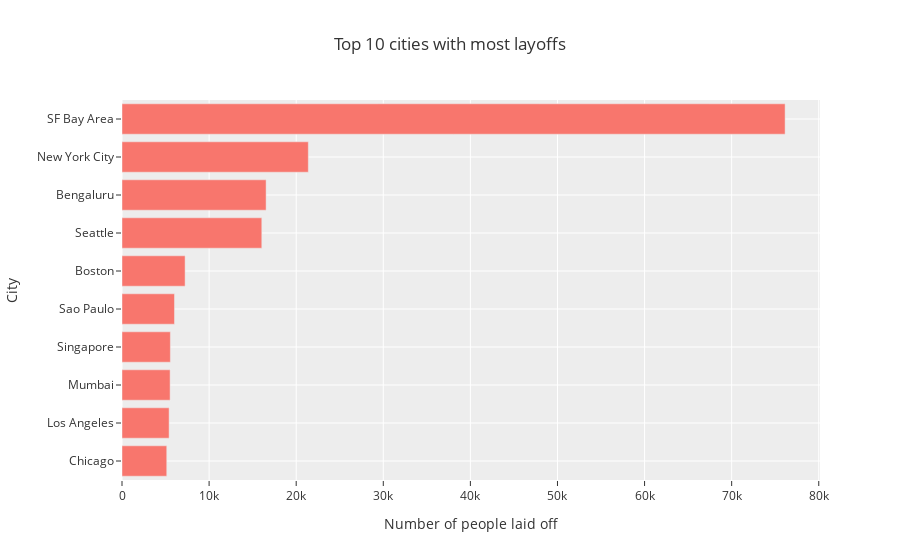

Notebook code cell kept with this figure:
### Code cell
# bar plot 3

lokasi = pd.pivot_table(df, 
                            index='location', 
                            values='total_laid_off', 
                            aggfunc='sum').sort_values('total_laid_off',ascending=False).reset_index().head(10)
bar_3 = px.bar(lokasi.sort_values('total_laid_off', ascending=True), 
       x='total_laid_off', 
       y='location',
      title='Top 10 cities with most layoffs',
      template='ggplot2',
      labels= {'location': 'City', 'total_laid_off':'Number of people laid off'})

### Figure 1 — Plotly figure (JSON) as saved in the notebook; plotly's stock layout.template omitted (floating-point values rounded to 4 significant figures)
{"data": [{"alignmentgroup": "True", "hovertemplate": "Number of people laid off=%{x}<br>City=%{y}<extra></extra>", "legendgroup": "", "marker": {"color": "#F8766D", "pattern": {"shape": ""}}, "name": "", "offsetgroup": "", "orientation": "h", "showlegend": false, "textposition": "auto", "type": "bar", "x": [5139, 5410, 5525, 5553, 6025, 7246, 16051, 16545, 21391, 76135], "xaxis": "x", "y": ["Chicago", "Los Angeles", "Mumbai", "Singapore", "Sao Paulo", "Boston", "Seattle", "Bengaluru", "New York City", "SF Bay Area"], "yaxis": "y"}], "layout": {"barmode": "relative", "legend": {"tracegroupgap": 0}, "title": {"text": "Top 10 cities with most layoffs"}, "xaxis": {"anchor": "y", "domain": [0, 1], "title": {"text": "Number of people laid off"}}, "yaxis": {"anchor": "x", "domain": [0, 1], "title": {"text": "City"}}}}
